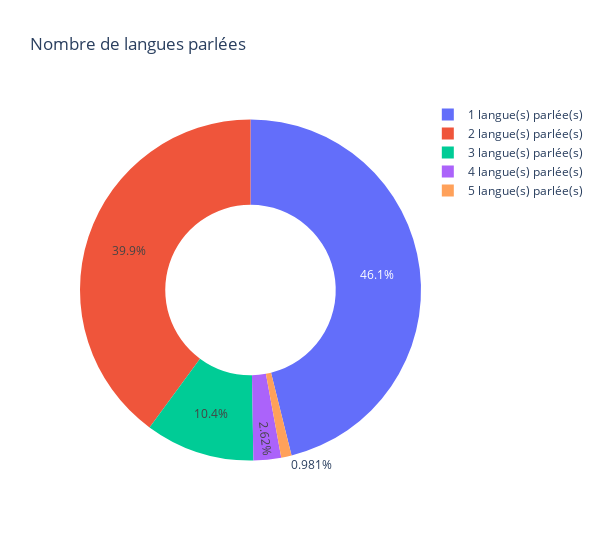

The notebook cell this image was saved under:
### Markdown cell above
*Nombre de langues parlées*

### Code cell
langues = demographics[demographics['langues.medium'] == 'Oral'][['idsadvr', 'langues.nom', 'sexe']].drop_duplicates()
nbLangues = pd.DataFrame(langues.groupby(['idsadvr', 'sexe'])['langues.nom'].count()).reset_index().sort_values(by='langues.nom', ascending=False)
freqNbLangues = pd.DataFrame(nbLangues['langues.nom'].value_counts()).reset_index()
freqNbLangues

graphLangueEcrite = px.pie(
    freqNbLangues, 
    values='count', 
    names=freqNbLangues['langues.nom'].apply(lambda x: str(x) + " langue(s) parlée(s)"), 
    title='Nombre de langues parlées',
    hole=0.5,
    color = 'langues.nom',
    width=600
)

graphLangueEcrite.show()

### Figure 1 — Plotly figure (JSON) as saved in the notebook; plotly's stock layout.template omitted (floating-point values rounded to 4 significant figures)
{"data": [{"customdata": [[1], [2], [3], [4], [5]], "domain": {"x": [0, 1], "y": [0, 1]}, "hole": 0.5, "hovertemplate": "label=%{label}<br>count=%{value}<br>langues.nom=%{customdata[0]}<extra></extra>", "labels": ["1 langue(s) parlée(s)", "2 langue(s) parlée(s)", "3 langue(s) parlée(s)", "4 langue(s) parlée(s)", "5 langue(s) parlée(s)"], "legendgroup": "", "marker": {"colors": ["#636efa", "#EF553B", "#00cc96", "#ab63fa", "#FFA15A"]}, "name": "", "showlegend": true, "type": "pie", "values": [423, 366, 95, 24, 9]}], "layout": {"legend": {"tracegroupgap": 0}, "title": {"text": "Nombre de langues parlées"}, "width": 600}}
